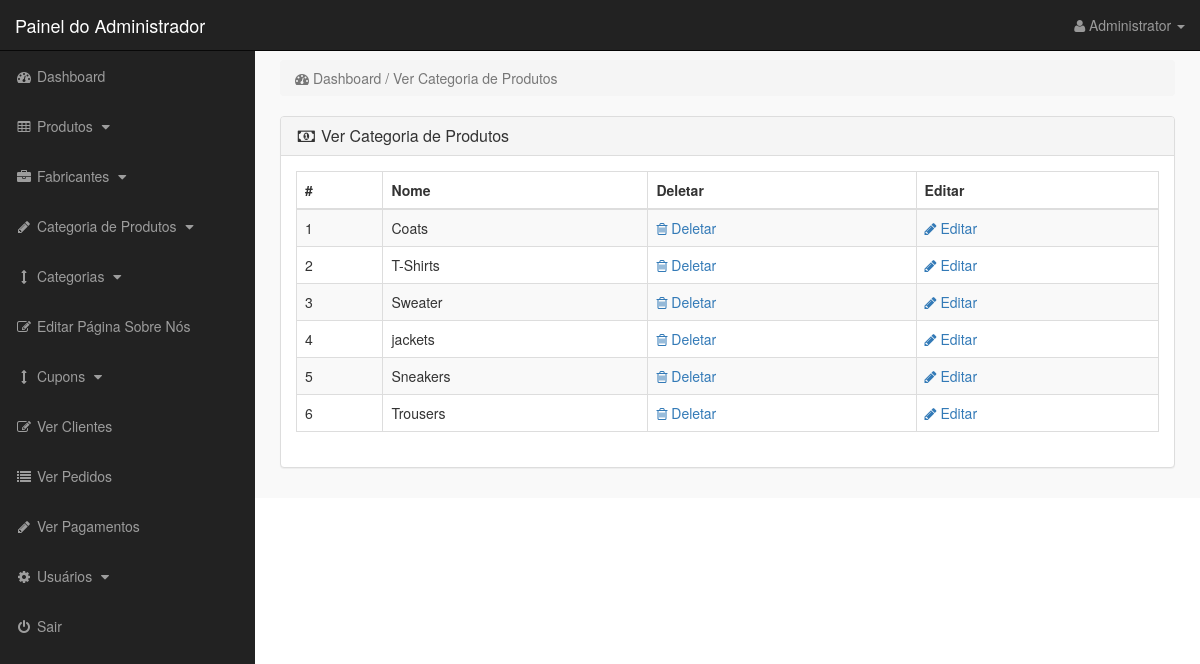
The page /admin_area/index.php?view_p_cats (signed in) on the database as committed earlier.
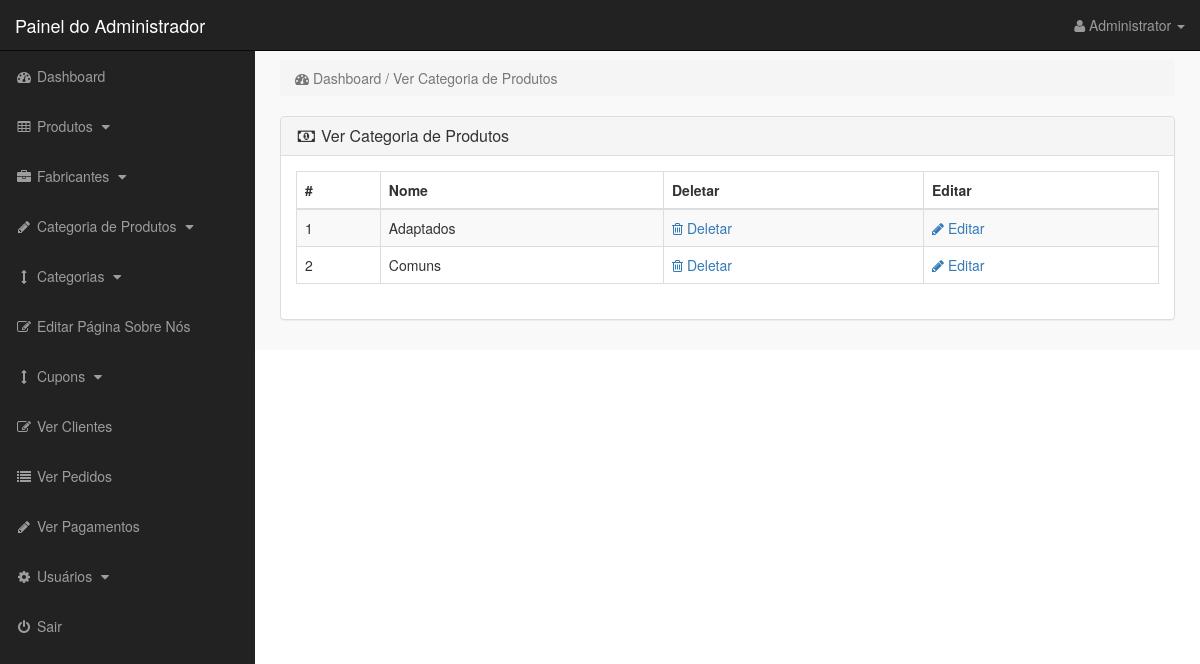
The same page on the database as committed later.
### tables this page shows
CREATE TABLE `product_categories` (
  `p_cat_id` int(10) NOT NULL,
  `p_cat_title` text NOT NULL,
  `p_cat_top` text NOT NULL,
  `p_cat_image` text NOT NULL
);

### admin_area/view_p_cats.php (the view, shortened to what the changed rows need)
<?php
if (!isset($_SESSION['admin_email'])) {
    echo "<script>window.open('login.php','_self')</script>";
} else {
    ?>
    <div class="row">
        <div class="col-lg-12">
            <div class="panel panel-default">
                <div class="panel-body">
                    <div class="table-responsive">
                        <table class="table table-bordered table-hover table-striped">
                            <thead>
                                <tr>
                                    <th>#</th>
                                    <th>Nome</th>
                                    <th>Deletar</th>
                                    <th>Editar</th>
                                </tr>
                            </thead>
                            <tbody>
                                <?php
                                $i = 0;
                                $get_p_cats = "select * from product_categories";
                                $run_p_cats = mysqli_query($con, $get_p_cats);
                                while ($row_p_cats = mysqli_fetch_array($run_p_cats)) {
                                    $p_cat_id = $row_p_cats['p_cat_id'];
                                    $p_cat_title = $row_p_cats['p_cat_title'];
                                    $i++;
                                    ?>
                                    <tr>
                                        <td>
                                            <?php echo $i; ?>
                                        </td>
                                        <td>
                                            <?php echo $p_cat_title; ?>
                                        </td>
                                        <td>
                                            <a href="index.php?delete_p_cat=<?php echo $p_cat_id; ?>">
                                                <i class="fa fa-trash-o"></i> Deletar
                                            </a>
                                        </td>
                                        <td>
                                            <a href="index.php?edit_p_cat=<?php echo $p_cat_id; ?>">
                                                <i class="fa fa-pencil"></i> Editar
                                            </a>
                                        </td>
                                    </tr>
                                <?php } ?>
                            </tbody>
                        </table>
                    </div>
                </div>
            </div>
        </div>
    </div>
<?php } ?>

### admin_area/includes/sidebar.php (shortened to what the changed rows need)
<?php
if (!isset($_SESSION['admin_email'])) {
    echo "<script>window.open('login.php','_self')</script>";
} else {
?>
    <nav class="navbar navbar-inverse navbar-fixed-top">
        <div class="navbar-header">
            <a class="navbar-brand" href="index.php?dashboard">Painel do Administrador</a>
        </div>
        <ul class="nav navbar-right top-nav">
            <li class="dropdown">
                <a href="#" class="dropdown-toggle" data-toggle="dropdown">
                    <i class="fa fa-user"></i>
                    <?php echo $admin_name; ?> <b class="caret"></b>
                </a>
            </li>
        </ul>
        <div class="collapse navbar-collapse navbar-ex1-collapse">
            <ul class="nav navbar-nav side-nav">
                <li>
                    <a href="index.php?dashboard">
                        <i class="fa fa-fw fa-dashboard"></i> Dashboard
                    </a>
                </li>
                <li>
                    <a href="#" data-toggle="collapse" data-target="#products">
                        <i class="fa fa-fw fa-table"></i> Produtos
                        <i class="fa fa-fw fa-caret-down"></i>
                    </a>
                </li>
                <li>
                    <a href="#" data-toggle="collapse" data-target="#manufacturers">
                        <i class="fa fa-fw fa-briefcase"></i> Fabricantes
                        <i class="fa fa-fw fa-caret-down"></i>
                    </a>
                </li>
                <li>
                    <a href="#" data-toggle="collapse" data-target="#p_cat">
                        <i class="fa fa-fw fa-pencil"></i> Categoria de Produtos
                        <i class="fa fa-fw fa-caret-down"></i>
                    </a>
                </li>
                <li>
                    <a href="#" data-toggle="collapse" data-target="#cat">
                        <i class="fa fa-fw fa-arrows-v"></i> Categorias
                        <i class="fa fa-fw fa-caret-down"></i>
                    </a>
                </li>
                <li>
                    <a href="index.php?edit_about_us">
                        <i class="fa fa-fw fa-edit"></i> Editar Página Sobre Nós
                    </a>
                </li>
                <li>
                    <a href="#" data-toggle="collapse" data-target="#coupons">
                        <i class="fa fa-fw fa-arrows-v"></i> Cupons
                        <i class="fa fa-fw fa-caret-down"></i>
                    </a>
                </li>
                <li>
                    <a href="index.php?view_customers">
                        <i class="fa fa-fw fa-edit"></i> Ver Clientes
                    </a>
                </li>
                <li>
                    <a href="index.php?view_orders">
                        <i class="fa fa-fw fa-list"></i> Ver Pedidos
                    </a>
                </li>
                <li>
                    <a href="index.php?view_payments">
                        <i class="fa fa-fw fa-pencil"></i> Ver Pagamentos
                    </a>
                </li>
                <li>
                    <a href="#" data-toggle="collapse" data-target="#users">
                        <i class="fa fa-fw fa-gear"></i> Usuários
                        <i class="fa fa-fw fa-caret-down"></i>
                    </a>
                </li>
                <li>
                    <a href="logout.php">
                        <i class="fa fa-fw fa-power-off"></i> Sair
                    </a>
                </li>
            </ul>
        </div>
    </nav>
<?php } ?>

Rows that differ between the two databases and show on the page:
removed product_categories: p_cat_title "Coats"
removed product_categories: p_cat_title "Sweater"
removed product_categories: p_cat_title "jackets"
removed product_categories: p_cat_title "Sneakers"
removed product_categories: p_cat_title "Trousers"
added product_categories: p_cat_title "Adaptados"
changed product_categories: p_cat_title "T-Shirts" → "Comuns"
